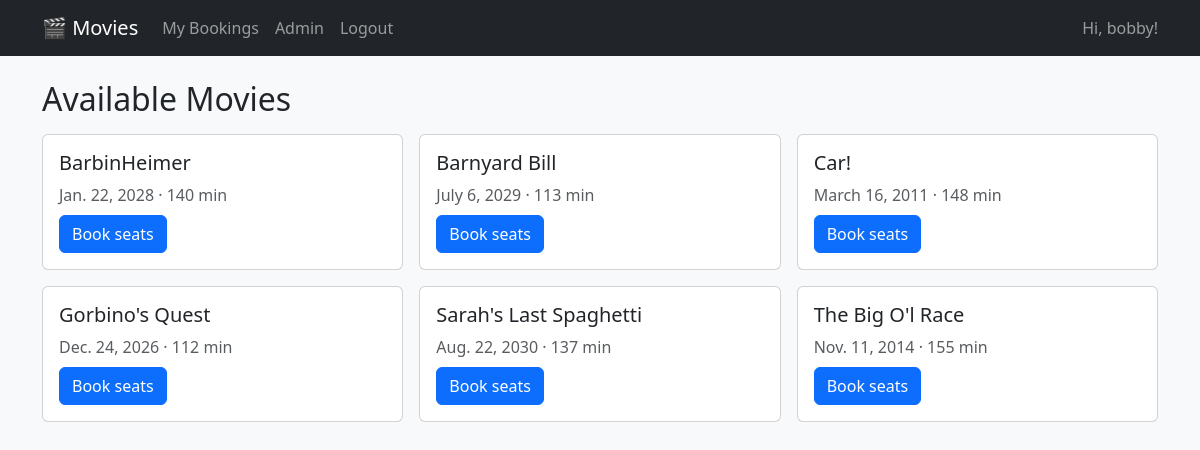
Screenshot of / (signed in) with the database file from the repository.
### bookings/models.py (models this page shows, shortened)
class Movie(models.Model):
    title = models.CharField(max_length=200)
    description = models.TextField(blank=True)
    release_date = models.DateField()
    duration = models.PositiveIntegerField(help_text="Duration in minutes")

### bookings/views.py (the view)
# urls.py: path('', movie_list, name='movie_list'),         # Homepage is movie list
def movie_list(request):
    movies = Movie.objects.all().order_by('title')
    return render(request, 'bookings/movie_list.html', {'movies': movies})

### bookings/templates/bookings/movie_list.html (shortened to what this page needs)
{% extends 'bookings/base.html' %}
{% block content %}
<h2 class="mb-3">Available Movies</h2>
<div class="row g-3">
  {% for m in movies %}
  <div class="col-md-6 col-lg-4">
    <div class="card h-100">
      <div class="card-body">
        <h5 class="card-title">{{ m.title }}</h5>
        <p class="card-text text-muted mb-2">
          {{ m.release_date }} · {{ m.duration }} min
        </p>
        <a class="btn btn-primary" href="{% url 'book_seat' m.id %}">Book seats</a>
      </div>
    </div>
  </div>
  {% empty %}
    <p>No movies yet. Add some in Admin.</p>
  {% endfor %}
</div>
{% endblock %}

### bookings/templates/bookings/base.html (shortened to what this page needs)
<!doctype html>
<html lang="en">
<head>
  <link href="https://cdn.jsdelivr.net/npm/bootstrap@5.3.3/dist/css/bootstrap.min.css" rel="stylesheet">
</head>
<body class="bg-light">
  <nav class="navbar navbar-expand-lg navbar-dark bg-dark mb-4">
    <div class="container">
      <a class="navbar-brand" href="{% url 'movie_list' %}">🎬 Movies</a>
      <div class="navbar-nav">
        <a class="nav-link" href="{% url 'booking_history' %}">My Bookings</a>
        {% if request.user.is_authenticated and request.user.is_staff %}
          <a class="nav-link" href="{% url 'admin:index' %}">Admin</a>
        {% else %}
        <a class="nav-link" href="{% url 'admin:login' %}?next=/djadmin/">Admin</a>
        {% endif %}
        {% if request.user.is_authenticated %}
          <a class="nav-link" href="{% url 'logout' %}?next=/">Logout</a>
        {% else %}
          <a class="nav-link" href="{% url 'login' %}?next=/">Login</a>
          <a class="nav-link" href="{% url 'signup' %}">Create account</a>
        {% endif %}
      </div>
      <span class="navbar-text ms-auto">
        {% if request.user.is_authenticated %}Hi, {{ request.user.username }}!{% else %}Not signed in{% endif %}
      </span>
    </div>
  </nav>
<main class="container">
  {% block content %}{% endblock %}
</main>
</body>
</html>

### rows the page displays
Movie: title "BarbinHeimer", release_date "Jan. 22, 2028", duration "140"
Movie: title "Barnyard Bill", release_date "July 6, 2029", duration "113"
Movie: title "Car!", release_date "March 16, 2011", duration "148"
Movie: title "Gorbino's Quest", release_date "Dec. 24, 2026", duration "112"
Movie: title "Sarah's Last Spaghetti", release_date "Aug. 22, 2030", duration "137"
Movie: title "The Big O'l Race", release_date "Nov. 11, 2014", duration "155"

### other values shown
{{ request.user.username }} "bobby"
